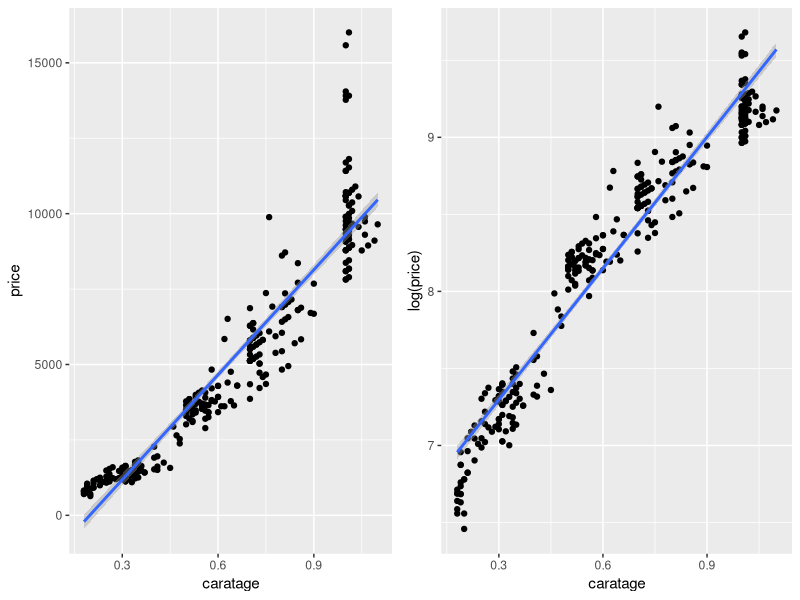

Write R code to recreate this figure. (Note: this script raises an error after producing the figure.)
## ---- chunk 1
knitr::opts_chunk$set(echo = TRUE)
## ---- chunk 2
library(knitr)
library(gridExtra)
library(ggplot2)
## ---- chunk 3
diamonds <- read.table("HW-diamonds.txt", header=FALSE, col.names = c('caratage', 'color_purity', 'clarity', 'cert', 'price'))
kable(diamonds[1:5,])
## ---- chunk 4
G1 <- ggplot(diamonds, aes(x=caratage, y=price)) + geom_point() + geom_smooth(method = "lm")
G2 <- ggplot(diamonds, aes(x=caratage, y=log(price))) + geom_point() + geom_smooth(method = "lm")
grid.arrange(G1,G2,ncol=2)
## ---- chunk 5
# reorder
diamonds$color_purity = relevel(diamonds$color_purity, ref="I")
diamonds$clarity      = relevel(diamonds$clarity, ref="VS2")
diamonds$cert         = relevel(diamonds$cert, ref="HRD")

# fit model
lm1 = lm(formula = log(price) ~ caratage + color_purity + clarity + cert, data=diamonds)
summary(lm1)

#Comment on the model 􏰁tted, and perform a basic analysis of the residuals (normality, constant variance, independence, you may also want to use the function outlierTest or residualPlot).
